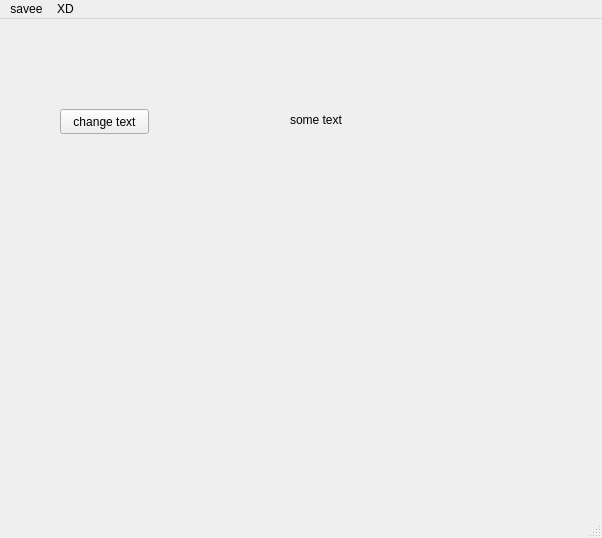
<?xml version="1.0" encoding="UTF-8"?>
<ui version="4.0">
 <class>MainWindow</class>
 <widget class="QMainWindow" name="MainWindow">
  <property name="geometry">
   <rect>
    <x>0</x>
    <y>0</y>
    <width>602</width>
    <height>538</height>
   </rect>
  </property>
  <property name="windowTitle">
   <string>MainWindow</string>
  </property>
  <widget class="QWidget" name="centralwidget">
   <widget class="QPushButton" name="changeText">
    <property name="geometry">
     <rect>
      <x>60</x>
      <y>90</y>
      <width>89</width>
      <height>25</height>
     </rect>
    </property>
    <property name="text">
     <string>change text</string>
    </property>
   </widget>
   <widget class="QLabel" name="textToChange">
    <property name="geometry">
     <rect>
      <x>290</x>
      <y>60</y>
      <width>131</width>
      <height>81</height>
     </rect>
    </property>
    <property name="text">
     <string>some text</string>
    </property>
   </widget>
  </widget>
  <widget class="QMenuBar" name="menubar">
   <property name="geometry">
    <rect>
     <x>0</x>
     <y>0</y>
     <width>602</width>
     <height>22</height>
    </rect>
   </property>
   <widget class="QMenu" name="menusave">
    <property name="title">
     <string>savee</string>
    </property>
   </widget>
   <widget class="QMenu" name="menuXD">
    <property name="title">
     <string>XD</string>
    </property>
   </widget>
   <addaction name="menusave"/>
   <addaction name="menuXD"/>
  </widget>
  <widget class="QStatusBar" name="statusbar"/>
 </widget>
 <resources/>
 <connections/>
</ui>
